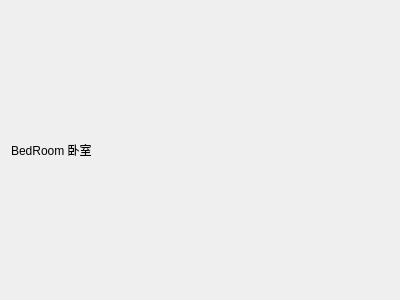
<?xml version="1.0" encoding="UTF-8"?>
<ui version="4.0">
 <class>BedRoom</class>
 <widget class="QWidget" name="BedRoom">
  <property name="geometry">
   <rect>
    <x>0</x>
    <y>0</y>
    <width>400</width>
    <height>300</height>
   </rect>
  </property>
  <property name="windowTitle">
   <string>Form</string>
  </property>
  <layout class="QHBoxLayout" name="horizontalLayout">
   <item>
    <widget class="QLabel" name="label">
     <property name="text">
      <string>BedRoom 卧室</string>
     </property>
    </widget>
   </item>
  </layout>
 </widget>
 <resources/>
 <connections/>
</ui>
